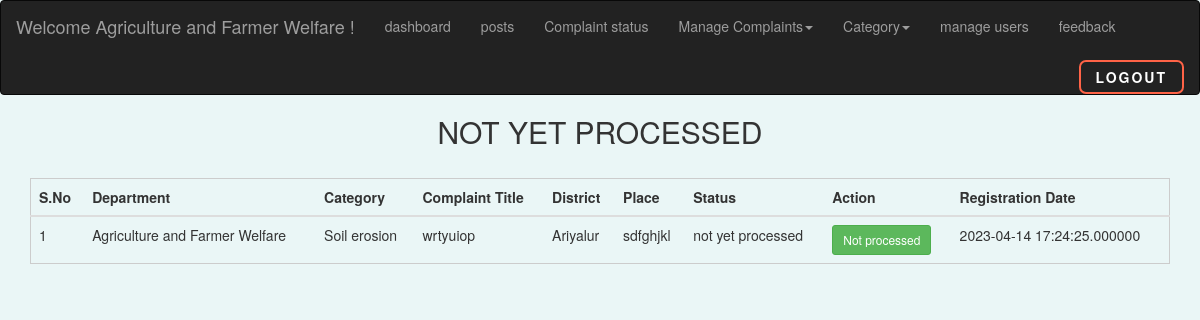
Screenshot of /a_not.php (signed in) with the database file from the repository.
### tables this page shows
CREATE TABLE `agriculture` (
  `id` int(250) NOT NULL,
  `umail` varchar(50) NOT NULL,
  `department` varchar(50) NOT NULL,
  `cat` varchar(50) NOT NULL,
  `ctitle` varchar(250) NOT NULL,
  `cdetail` varchar(250) NOT NULL,
  `cdoc` varchar(250) NOT NULL,
  `district` varchar(50) NOT NULL,
  `place` varchar(200) NOT NULL,
  `status` varchar(50) NOT NULL,
  `date` datetime(6) NOT NULL DEFAULT current_timestamp(6),
  `seen` varchar(50) NOT NULL,
  `cseen` varchar(10) NOT NULL,
  `cimage` varchar(255) NOT NULL
);

### a_not.php (the view, shortened to what this page needs)
<?php
include("dbconnect.php");
?>
<!DOCTYPE html>
<html>
<head>
  <link rel="stylesheet" href="https://maxcdn.bootstrapcdn.com/bootstrap/3.4.1/css/bootstrap.min.css">
  </head>
  <body style="background-color: #eaf6f6;">
    <nav class="navbar navbar-inverse">
      <div class="container-fluid">
    <div class="navbar-header">
      <a class="navbar-brand">Welcome <?php echo $_SESSION['aname']; ?> !</a>
    </div>
    <ul class="nav navbar-nav">
    <li><a href="a_notify.php">dashboard</a></li>
    <li><a href="agripost.php">posts</a></li>
    <li><a href="a_agri.php">Complaint status</a></li>
      <li class="dropdown">
      <a class="dropdown-toggle" data-toggle="dropdown" href="#">Manage Complaints<span class="caret"></span></a>
          </li>
        <li class="dropdown">
      <a class="dropdown-toggle" data-toggle="dropdown" href="#">Category<span class="caret"></span></a>
          </li>
          <li><a href="a_umanage.php">manage users</a></li>
          <li><a href="a_afeed.php">feedback</a></li>
        </ul>
    <form method="get"><button class="back" name="logout">Logout</button></form>
  </div>
  </nav>
	<div>
			<h2 style="text-align: center;">NOT YET PROCESSED</h2>
  <br>
  <table  style="margin: 0 auto; width: 95%; border: 1px solid #ccc;" class="table">
    <thead>
    <tr>
      <th scope="col">S.No</th>
      <th scope="col">Department</th>
      <th scope="col">Category</th>
      <th scope="col">Complaint Title</th>
      <th scope="col">District</th>
      <th scope="col">Place</th>
      <th scope="col">Status</th>
      <th scope="col">Action</th>
      <th scope="col">Registration Date</th>
		</tr>
  </thead>
		<tr>
   <?php
  $status="not yet processed";
  $qry=mysqli_query($conn,"select * from agriculture WHERE status='$status'");
  while ($row=mysqli_fetch_array($qry))
  {
  ?>
      <tbody>
      <td scope="row"></td>
      <td><?php   echo $row['department'];  ?></td>
      <td><?php   echo $row['cat'];  ?></td>
      <td><?php   echo $row['ctitle'];  ?></td>
      <td><?php   echo $row['district'];  ?></td>
      <td><?php   echo $row['place'];  ?></td>
      <td><?php   echo $row['status'];  ?></td>
      <td><a type="button" class="btn btn-success btn-sm" href='aview.php?id=<?php echo $row['id']?>'>Not processed</a></td>
      <td><?php  echo $row['date'] ; ?></td>
    </tr>
    <?php
  }
  ?>
	</table>
	</div>
</body>
</html>

### a_not.php (style rules this page uses)
.back { position: relative; padding: 5px 15px; border-radius: 7px; border: 2px solid rgb(255, 99, 71); font-size: 14px; text-transform: uppercase; font-weight: 600; letter-spacing: 2px; background: transparent; color: #fff; overflow: hidden; box-shadow: 0 0 0 0 transparent; -webkit-transition: all 0.2s ease-in; -moz-transition: all 0.2s ease-in; transition: all 0.2s ease-in; float: right; margin-left: 9px; margin-top: 9px; }
.back::before { content: ''; display: block; width: 0px; height: 86%; position: absolute; top: 7%; left: 0%; opacity: 0; background: #fff; box-shadow: 0 0 50px 30px #fff; -webkit-transform: skewX(-20deg); -moz-transform: skewX(-20deg); -ms-transform: skewX(-20deg); -o-transform: skewX(-20deg); transform: skewX(-20deg); }
body { counter-reset: serial; overflow-x: hidden; }
tr td:first-child:before { counter-increment: serial; content: counter(serial); }

### rows the page displays
agriculture: department "Agriculture and Farmer Welfare", cat "Soil erosion", ctitle "wrtyuiop", district "Ariyalur", place "sdfghjkl", status "not yet processed", date "2023-04-14 17:24:25.000000"

### other values shown
$_SESSION['aname'] "Agriculture and Farmer Welfare"
